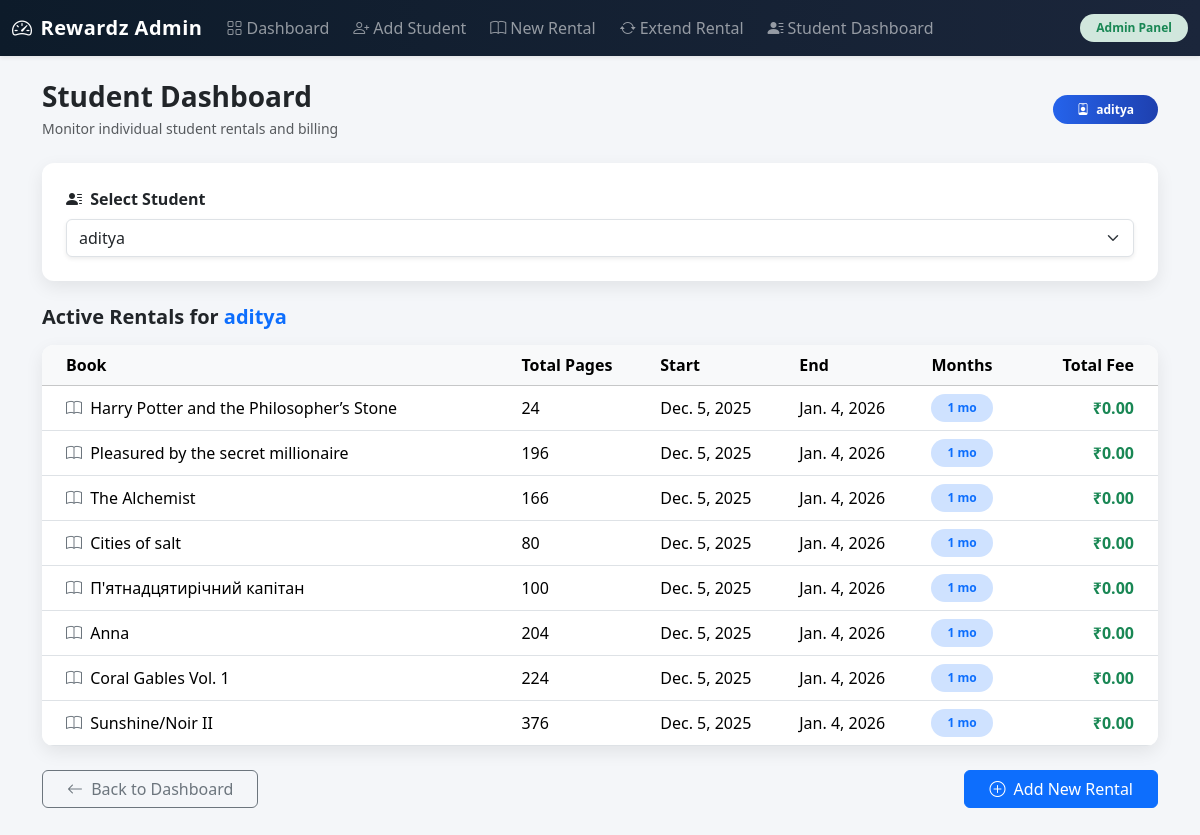
Before: /students/3/rentals/ (signed in) with the older database file.
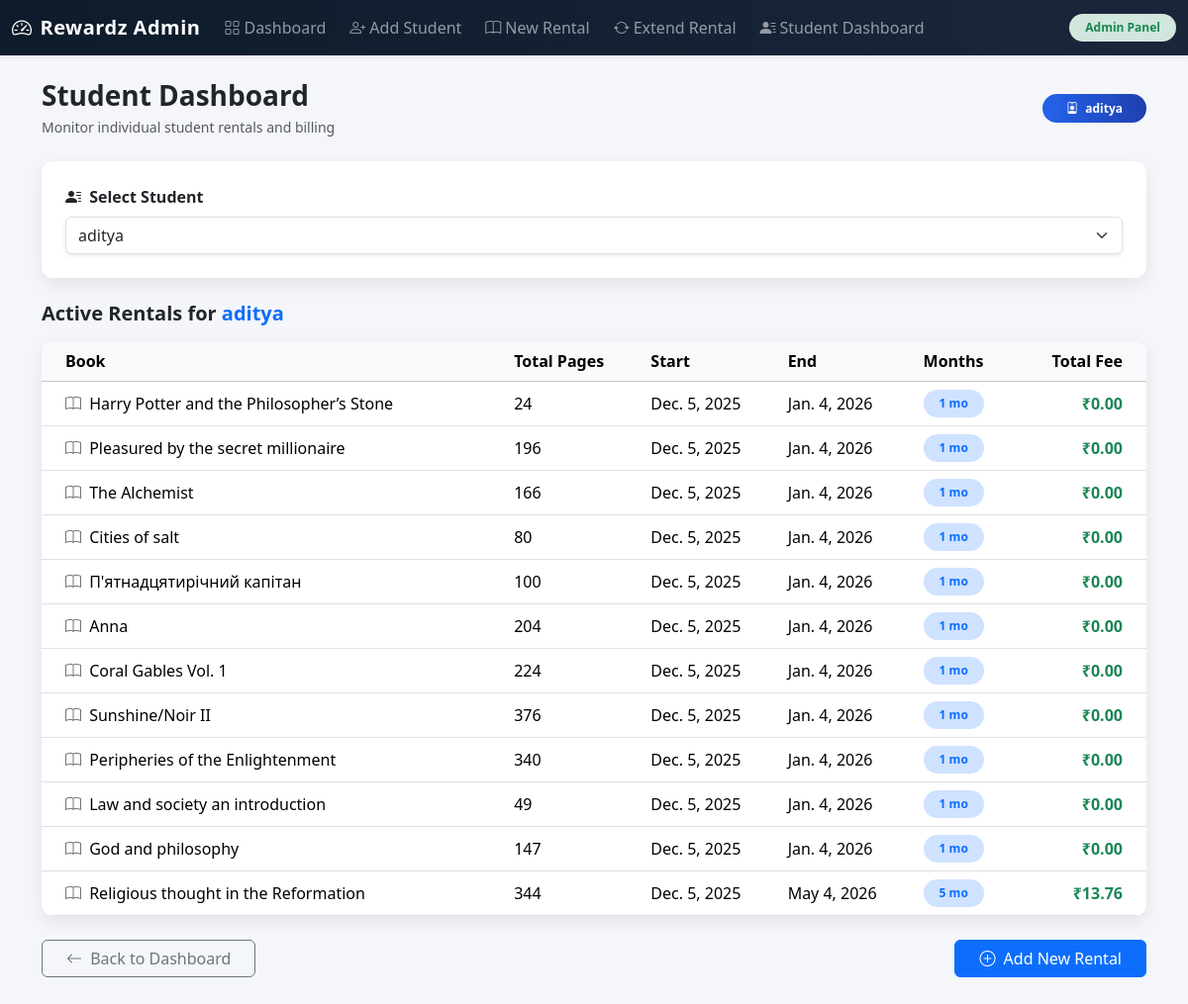
After: the same page with the newer database file.
### rentals/models.py (models this page shows, shortened)
class Rental(models.Model):
    user = models.ForeignKey(User, on_delete=models.CASCADE)
    book = models.ForeignKey("books.Book", on_delete=models.CASCADE)
    start_date = models.DateField(auto_now_add=True)
    end_date = models.DateField()
    months_rented = models.IntegerField(default=1)
    monthly_fee = models.DecimalField(
        max_digits=10,
        decimal_places=2,
        default=Decimal("0.00")
    )
    total_fee = models.DecimalField(
        max_digits=10,
        decimal_places=2,
        default=Decimal("0.00")
    )

### books/models.py (models this page shows, shortened)
class Book(models.Model):
    title = models.CharField(max_length=200)
    author = models.CharField(max_length=150, null=True, blank=True)
    pages = models.IntegerField()

### rentals/views.py (the view)
@login_required(login_url="/admin/login/")
@staff_required
def student_dashboard(request, student_id: int):
    students = User.objects.all()
    selected_student = get_object_or_404(User, pk=student_id)
    rentals = (
        Rental.objects.select_related("book")
        .filter(user=selected_student)
        .order_by("-start_date")
    )
    return render(
        request,
        "student_dashboard.html",
        {
            "students": students,
            "selected_student": selected_student,
            "rentals": rentals,
        },
    )

### rentals/views.py (called while the page is built)
def staff_check(user):
    return user.is_authenticated and user.is_staff

### templates/student_dashboard.html (shortened to what this page needs)
{% extends "base.html" %}
{% block content %}
<div class="d-flex flex-wrap justify-content-between align-items-center mb-4">
  <div>
    <h3 class="fw-bold mb-1">Student Dashboard</h3>
    <p class="text-muted small mb-0">
      Monitor individual student rentals and billing
    </p>
  </div>
  {% if selected_student %}
    <span class="badge rounded-pill px-4 py-2"
      style="background: linear-gradient(90deg, #2563eb, #1e40af);">
      <i class="bi bi-person-badge me-1"></i>
      {{ selected_student.username }}
    </span>
  {% endif %}
</div>
<div class="card card-shadow p-4 mb-4">
  <label class="form-label fw-semibold mb-2">
    <i class="bi bi-person-lines-fill me-1"></i>
    Select Student
  </label>
  <select
    id="student"
    class="form-select shadow-sm"
    onchange="if (this.value) { showLoader(); window.location.href = '/students/' + this.value + '/rentals/'; }"
  >
    {% for user in students %}
      <option
        value="{{ user.id }}"
        {% if selected_student and user.id == selected_student.id %}selected{% endif %}
      >
        {{ user.username }}
      </option>
    {% endfor %}
  </select>
</div>
{% if selected_student %}
  <div class="mb-3">
    <h5 class="fw-semibold mb-0">
      Active Rentals for
      <span class="text-primary">{{ selected_student.username }}</span>
    </h5>
  </div>
{% endif %}
{% if rentals %}
  <div class="card card-shadow p-0 overflow-hidden">
    <div class="table-responsive">
      <table class="table table-hover align-middle mb-0">
        <thead class="table-light sticky-top">
          <tr>
            <th class="ps-4">Book</th>
            <th>Total Pages</th>
            <th>Start</th>
            <th>End</th>
            <th>Months</th>
            <th class="text-end pe-4">Total Fee</th>
          </tr>
        </thead>
        <tbody>
          {% for rental in rentals %}
            <tr class="align-middle">
              <td class="ps-4 fw-medium">
                <i class="bi bi-book me-1 text-secondary"></i>
                {{ rental.book.title }}
              </td>
              <td>{{ rental.book.pages }}</td>
              <td>{{ rental.start_date }}</td>
              <td>{{ rental.end_date }}</td>
              <td>
                <span class="badge bg-primary-subtle text-primary px-3 py-2 rounded-pill">
                  {{ rental.months_rented }} mo
                </span>
              </td>
              <td class="text-end pe-4 fw-bold text-success">
                ₹{{ rental.total_fee|floatformat:2 }}
              </td>
            </tr>
          {% endfor %}
        </tbody>
      </table>
    </div>
  </div>
{% endif %}
<div class="mt-4 d-flex justify-content-between flex-wrap gap-2">
  <a href="{% url 'dashboard' %}" class="btn btn-outline-secondary px-4">
    <i class="bi bi-arrow-left me-1"></i> Back to Dashboard
  </a>
  <a href="{% url 'add_rental' %}" class="btn btn-primary px-4">
    <i class="bi bi-plus-circle me-1"></i> Add New Rental
  </a>
</div>
{% endblock %}

### templates/base.html (shortened to what this page needs)
<!doctype html>
<html lang="en">
  <head>
    <link
      href="https://cdn.jsdelivr.net/npm/bootstrap@5.3.3/dist/css/bootstrap.min.css"
      rel="stylesheet">
    <link
      href="https://cdn.jsdelivr.net/npm/bootstrap-icons@1.11.1/font/bootstrap-icons.css"
      rel="stylesheet">
  </head>
  <body>
    <nav class="navbar navbar-expand-lg navbar-dark navbar-custom shadow-sm mb-4">
      <div class="container-fluid">
        <a class="navbar-brand d-flex align-items-center gap-2" href="{% url 'dashboard' %}">
          <i class="bi bi-speedometer2 fs-5"></i>
          Rewardz Admin
        </a>
        <div class="collapse navbar-collapse" id="navbarNav">
          <ul class="navbar-nav me-auto mb-2 mb-lg-0 gap-lg-2">
            <li class="nav-item">
              <a class="nav-link" href="{% url 'dashboard' %}">
                <i class="bi bi-grid me-1"></i>Dashboard
              </a>
            </li>
            <li class="nav-item">
              <a class="nav-link" href="{% url 'add_student' %}">
                <i class="bi bi-person-plus me-1"></i>Add Student
              </a>
            </li>
            <li class="nav-item">
              <a class="nav-link" href="{% url 'add_rental' %}">
                <i class="bi bi-book me-1"></i>New Rental
              </a>
            </li>
            <li class="nav-item">
              <a class="nav-link" href="{% url 'extend_rental' %}">
                <i class="bi bi-arrow-repeat me-1"></i>Extend Rental
              </a>
            </li>
            <li class="nav-item">
              <a class="nav-link" href="{% url 'student_dashboard' request.user.id %}">
                <i class="bi bi-person-lines-fill me-1"></i>Student Dashboard
              </a>
            </li>
          </ul>
          <span class="badge rounded-pill bg-success-subtle text-success px-3 py-2">
            Admin Panel
          </span>
        </div>
      </div>
    </nav>
    <div class="container page-container">
      {% block content %}
      {% endblock %}
    </div>
    <div class="position-fixed bottom-0 end-0 p-3" style="z-index: 9999">
    </div>
  </body>
</html>

### templates/base.html (style rules this page uses)
body { background-color: #f4f6f9; }
.navbar-custom { background: linear-gradient(90deg, #0d1b2a, #1b263b); }
.navbar-brand { font-weight: 600; letter-spacing: 0.5px; }
.nav-link { font-weight: 500; }
.card-shadow { border: none; border-radius: 12px; box-shadow: 0 6px 18px rgba(0, 0, 0, 0.08); }
.page-container { padding-bottom: 50px; }

Changed rows visible on the page:
added Rental: book "Peripheries of the Enlightenment", book.pages "340", start_date "Dec. 5, 2025", end_date "Jan. 4, 2026", months_rented "1", total_fee "0.00"
added Rental: book "Law and society an introduction", book.pages "49", start_date "Dec. 5, 2025", end_date "Jan. 4, 2026", months_rented "1", total_fee "0.00"
added Rental: book "God and philosophy", book.pages "147", start_date "Dec. 5, 2025", end_date "Jan. 4, 2026", months_rented "1", total_fee "0.00"
added Rental: book "Religious thought in the Reformation", book.pages "344", start_date "Dec. 5, 2025", end_date "May 4, 2026", months_rented "5", total_fee "13.76"
